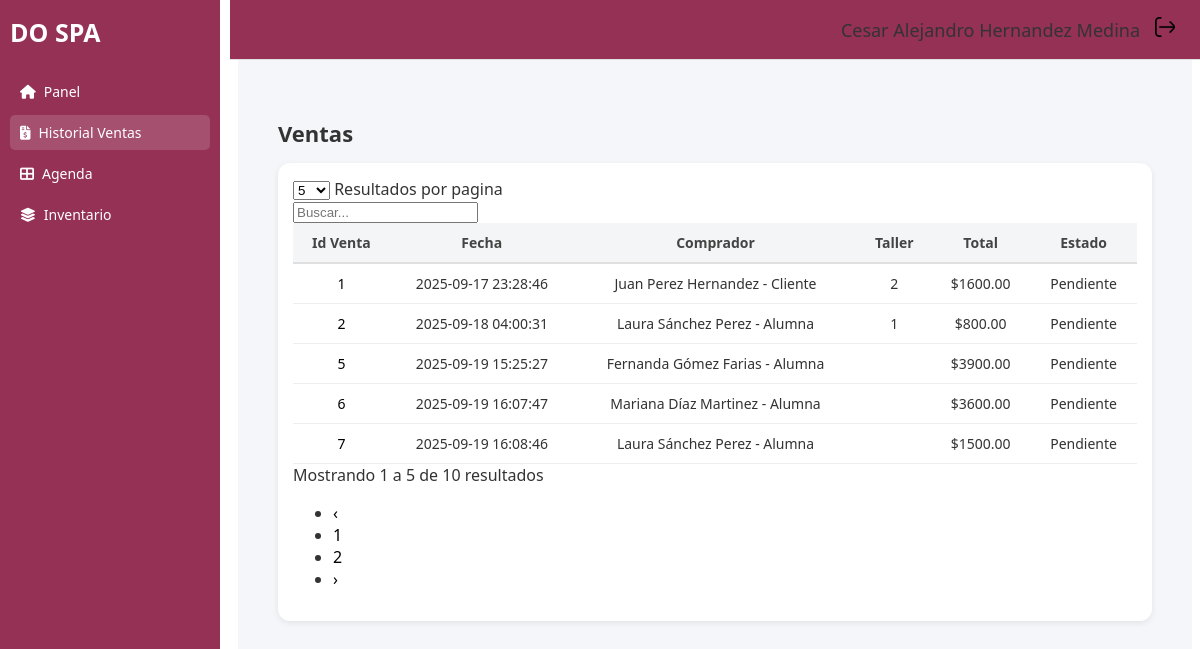
The page /ventas.php (signed in) on the database its author committed.
### tables this page shows
CREATE TABLE `venta` (
  `idVenta` int(11) NOT NULL,
  `fecha` timestamp NOT NULL DEFAULT current_timestamp(),
  `comprador_tipo` varchar(30) NOT NULL,
  `id_alumna` int(11) DEFAULT NULL,
  `id_cliente` int(11) DEFAULT NULL,
  `id_taller` int(11) DEFAULT NULL,
  `total` decimal(10,2) NOT NULL,
  `estado` varchar(30) NOT NULL
);

CREATE TABLE `clientes` (
  `id_cliente` int(11) NOT NULL,
  `nombre` varchar(60) NOT NULL,
  `apat` varchar(30) NOT NULL,
  `amat` varchar(30) NOT NULL,
  `correo` varchar(100) DEFAULT NULL,
  `telefono` varchar(50) DEFAULT NULL,
  `direccion` varchar(255) DEFAULT NULL
);

CREATE TABLE `alumnas` (
  `id_alumna` int(11) NOT NULL,
  `nombre` varchar(60) NOT NULL,
  `apat` varchar(30) NOT NULL,
  `amat` varchar(30) NOT NULL,
  `telefono` varchar(50) DEFAULT NULL,
  `correo` varchar(100) DEFAULT NULL,
  `direccion` text DEFAULT NULL,
  `descuento_aplicado` tinyint(1) DEFAULT 0,
  `tipo_descuento` varchar(100) DEFAULT NULL
);

### ventas.php (the view, shortened to what this page needs)
<?php
include_once("conexion.php");
if(empty($_SESSION['Id_Usuario'])){header("location: index.html");}else{
  $Nombre = $_SESSION['nombre'];
  $Amat = $_SESSION['amat'];
  $Apat = $_SESSION['apat'];
?>
<!DOCTYPE html>
<html lang="es">
<head>
  <link rel="stylesheet" href="css/sidebar.css">
  <link rel="stylesheet" href="css/header.css">
  <link rel="stylesheet" href="css/ventas.css">
  <link rel="stylesheet" href="https://cdnjs.cloudflare.com/ajax/libs/font-awesome/6.4.0/css/all.min.css">
  <link rel="stylesheet" href="https://cdn.jsdelivr.net/npm/simple-datatables@latest/dist/style.css">
</head>
<body>
  <div class="dashboard">
    <aside class="sidebar">
      <div class="logo">DO SPA</div>
      <ul id="menu">
        <li><a href="main.php"><i class="fas fa-home"></i> Panel</a></li>
        <li class="active"><a href="ventas.php"><i class="fas fa-file-invoice-dollar"></i> Historial Ventas</a></li>
        <li><a href="agenda.php"><i class="fas fa-th-large"></i> Agenda</a></li>
        <li><a href="inventario.php"><i class="fas fa-layer-group"></i>Inventario</a></li>
      </ul>
    </aside>
    <main class="main">
      <header class="topbar">
        <div class="user-info">
          <span><?php echo $Nombre." ".$Apat." ".$Amat ?></span>
          <a href="muerte.php"><img src="img/logout.png" width="20px"></a>
        </div>
      </header>
      <section id="ventasPage" class="page">
        <h2>Ventas</h2>
        <div class="ventas-container">
            <div class="ventas-lista">
            <table id="ventasTabla" class="ventas-tabla display">
                <thead>
                <tr>
                    <th>Id Venta</th>
                    <th>Fecha</th>
                    <th>Comprador</th>
                    <th>Taller</th>
                    <th>Total</th>
                    <th>Estado</th>
                </tr>
                </thead>
                <tbody>
                <?php
                  $sql="SELECT * FROM venta";
                  $result=mysqli_query($conexion,$sql);
                  while($mostrar=mysqli_fetch_array($result)){
                    if(empty($mostrar['id_alumna'])){
                      $id_comprador = $mostrar['id_cliente'];
                      $sql2 = "SELECT * FROM clientes WHERE id_cliente = '$id_comprador'";
                      }else{
                        $id_comprador = $mostrar['id_alumna'];
                        $sql2 = "SELECT * FROM alumnas WHERE id_alumna = '$id_comprador'";
                      }
                    $result2=mysqli_query($conexion,$sql2);
                  while($mostrar2=mysqli_fetch_array($result2)){
                ?>
                <tr>
                    <td><a href="detalles.php?id=<?php echo $mostrar['idVenta'] ?>&comprador=<?php echo $mostrar['comprador_tipo'] ?>&idcomprador=<?php echo $id_comprador ?>"><?php echo $mostrar['idVenta'] ?></a></td>
                    <td><?php echo $mostrar['fecha'] ?></td>
                    <td><?php echo $mostrar2['nombre']." ".$mostrar2['apat']." ".$mostrar2['amat']." - ".ucfirst($mostrar['comprador_tipo']) ?></td>
                    <td><?php echo $mostrar['id_taller'] ?></td>
                    <td><?php echo "$".$mostrar['total'] ?></td>
                    <td><?php echo $mostrar['estado'] ?></td>
                </tr>
                <?php
                    }
                  }
                ?>
                </tbody>
            </table>
            </div>
        </div>
      </section>
    </main>
  </div>
</body>
</html>
<?php
}
?>

### css/sidebar.css (style rules this page uses)
.sidebar { position: fixed; top: 0; left: 0; width: 220px; height: 100vh; background: #943154; color: #fff; padding: 15px 10px; box-sizing: border-box; font-family: 'Segoe UI', sans-serif; }
.sidebar .logo { font-size: 25px; font-weight: bold; margin-bottom: 25px; text-align: left; color: #fff; }
.sidebar ul { list-style: none; margin: 0; padding: 0; }
.sidebar li { margin: 6px 0; }
.sidebar a { display: flex; align-items: center; gap: 8px; padding: 8px 10px; color: #fff; text-decoration: none; font-size: 14px; border-radius: 5px; transition: background 0.3s; }
.sidebar a:hover, .sidebar .active a { background: rgba(255, 255, 255, 0.15); }

### css/header.css (style rules this page uses)
.topbar { position: fixed; top: 0; left: 230px; right: 0; height: 60px; background: #943154; display: flex; align-items: center; justify-content: flex-end; padding: 0 25px; border-bottom: 1px solid #e0e0e0; box-sizing: border-box; z-index: 1000; }
.user-info { display: flex; align-items: center; gap: 15px; font-size: 18px; color: #333; }
.user-info span { font-weight: 500; color: #333; }

### css/ventas.css (style rules this page uses)
.main { margin-left: 230px; margin-top: 60px; padding: 20px; background: #f5f6fa; min-height: calc(100vh - 60px); box-sizing: border-box; font-family: 'Segoe UI', sans-serif; }
a { text-decoration: none; color: #000; }
#ventasPage { padding: 20px; font-family: 'Segoe UI', sans-serif; color: #333; }
#ventasPage h2 { margin-bottom: 15px; font-size: 22px; font-weight: 600; }
.ventas-container { display: flex; gap: 20px; }
.ventas-lista { flex: 3; background: #fff; padding: 15px; border-radius: 12px; box-shadow: 0 2px 6px rgba(0,0,0,0.08); }
.ventas-tabla { width: 100%; border-collapse: collapse; font-size: 14px; }

### rows shown on the page
venta: idVenta "1", fecha "2025-09-17 23:28:46", comprador_tipo "Cliente", id_taller "2", total "1600.00", estado "Pendiente"
clientes: nombre "Juan", apat "Perez", amat "Hernandez"
venta: idVenta "2", fecha "2025-09-18 04:00:31", comprador_tipo "Alumna", id_taller "1", total "800.00", estado "Pendiente"
alumnas: nombre "Laura", apat "Sánchez", amat "Perez"
venta: idVenta "5", fecha "2025-09-19 15:25:27", comprador_tipo "Alumna", total "3900.00", estado "Pendiente"
alumnas: nombre "Fernanda", apat "Gómez", amat "Farias"
venta: idVenta "6", fecha "2025-09-19 16:07:47", comprador_tipo "Alumna", total "3600.00", estado "Pendiente"
alumnas: nombre "Mariana", apat "Díaz", amat "Martinez"
venta: idVenta "7", fecha "2025-09-19 16:08:46", comprador_tipo "Alumna", total "1500.00", estado "Pendiente"

### other values the page prints
$Nombre "Cesar Alejandro"
$Apat "Hernandez"
$Amat "Medina"
